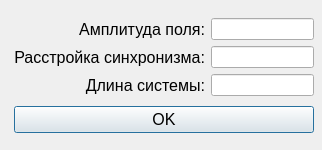
<?xml version="1.0" encoding="UTF-8"?>
<ui version="4.0">
 <class>Dialog</class>
 <widget class="QDialog" name="Dialog">
  <property name="geometry">
   <rect>
    <x>0</x>
    <y>0</y>
    <width>322</width>
    <height>150</height>
   </rect>
  </property>
  <property name="windowTitle">
   <string>Dialog</string>
  </property>
  <widget class="QWidget" name="">
   <property name="geometry">
    <rect>
     <x>14</x>
     <y>14</y>
     <width>300</width>
     <height>124</height>
    </rect>
   </property>
   <layout class="QGridLayout" name="gridLayout_2">
    <item row="0" column="0">
     <layout class="QGridLayout" name="gridLayout">
      <item row="0" column="0">
       <widget class="QLabel" name="label_Ar">
        <property name="font">
         <font>
          <pointsize>12</pointsize>
         </font>
        </property>
        <property name="text">
         <string>Амплитуда поля:</string>
        </property>
        <property name="alignment">
         <set>Qt::AlignRight|Qt::AlignTrailing|Qt::AlignVCenter</set>
        </property>
       </widget>
      </item>
      <item row="0" column="1">
       <widget class="QLineEdit" name="lineEdit_Ar"/>
      </item>
      <item row="1" column="0">
       <widget class="QLabel" name="label_delta">
        <property name="font">
         <font>
          <pointsize>12</pointsize>
         </font>
        </property>
        <property name="text">
         <string>Расстройка синхронизма:</string>
        </property>
        <property name="alignment">
         <set>Qt::AlignRight|Qt::AlignTrailing|Qt::AlignVCenter</set>
        </property>
       </widget>
      </item>
      <item row="1" column="1">
       <widget class="QLineEdit" name="lineEdit_delta"/>
      </item>
      <item row="2" column="0">
       <widget class="QLabel" name="label_L">
        <property name="font">
         <font>
          <pointsize>12</pointsize>
         </font>
        </property>
        <property name="text">
         <string>Длина системы:</string>
        </property>
        <property name="alignment">
         <set>Qt::AlignRight|Qt::AlignTrailing|Qt::AlignVCenter</set>
        </property>
       </widget>
      </item>
      <item row="2" column="1">
       <widget class="QLineEdit" name="lineEdit_L"/>
      </item>
     </layout>
    </item>
    <item row="1" column="0">
     <widget class="QPushButton" name="pushButton_OK">
      <property name="font">
       <font>
        <pointsize>12</pointsize>
       </font>
      </property>
      <property name="text">
       <string>OK</string>
      </property>
     </widget>
    </item>
   </layout>
  </widget>
 </widget>
 <resources/>
 <connections/>
</ui>
